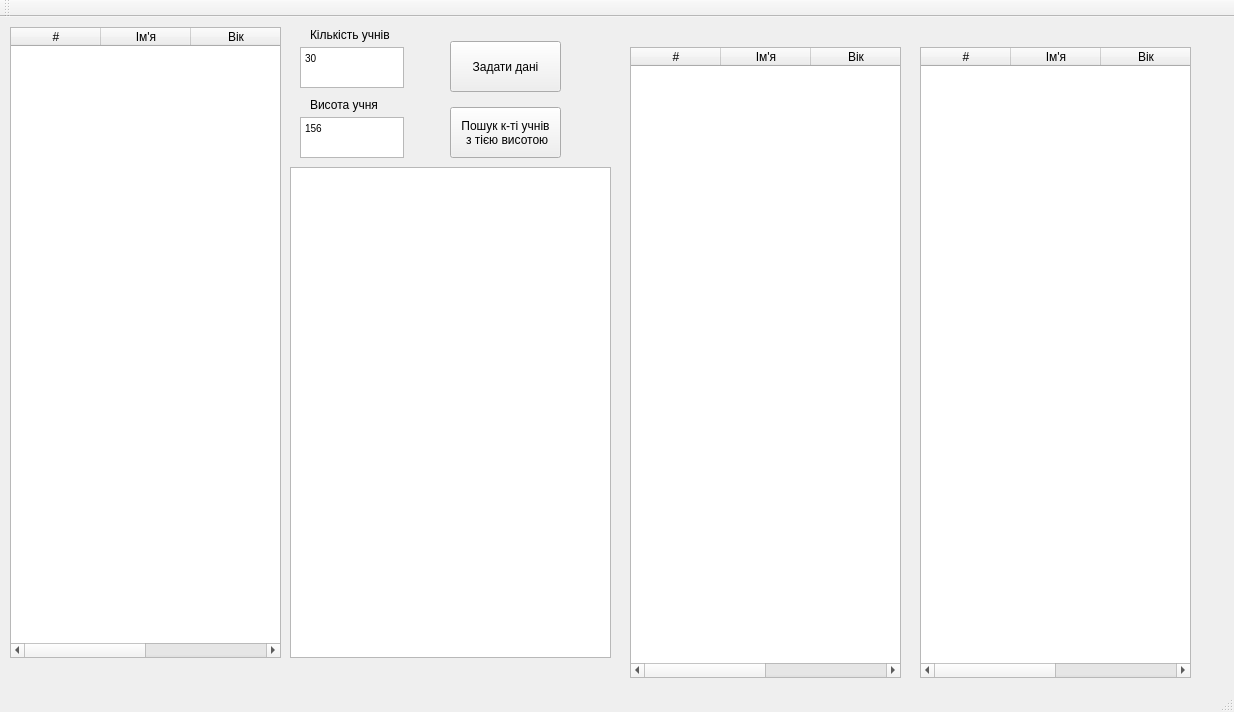
<?xml version="1.0" encoding="UTF-8"?>
<ui version="4.0">
 <class>MainWindow</class>
 <widget class="QMainWindow" name="MainWindow">
  <property name="geometry">
   <rect>
    <x>0</x>
    <y>0</y>
    <width>1234</width>
    <height>712</height>
   </rect>
  </property>
  <property name="windowTitle">
   <string>MainWindow</string>
  </property>
  <widget class="QWidget" name="centralWidget">
   <widget class="QTextEdit" name="textEdit_2">
    <property name="geometry">
     <rect>
      <x>300</x>
      <y>30</y>
      <width>104</width>
      <height>41</height>
     </rect>
    </property>
    <property name="html">
     <string>&lt;!DOCTYPE HTML PUBLIC &quot;-//W3C//DTD HTML 4.0//EN&quot; &quot;http://www.w3.org/TR/REC-html40/strict.dtd&quot;&gt;
&lt;html&gt;&lt;head&gt;&lt;meta name=&quot;qrichtext&quot; content=&quot;1&quot; /&gt;&lt;style type=&quot;text/css&quot;&gt;
p, li { white-space: pre-wrap; }
&lt;/style&gt;&lt;/head&gt;&lt;body style=&quot; font-family:'MS Shell Dlg 2'; font-size:7.8pt; font-weight:400; font-style:normal;&quot;&gt;
&lt;p style=&quot; margin-top:0px; margin-bottom:0px; margin-left:0px; margin-right:0px; -qt-block-indent:0; text-indent:0px;&quot;&gt;30&lt;/p&gt;&lt;/body&gt;&lt;/html&gt;</string>
    </property>
   </widget>
   <widget class="QLabel" name="label">
    <property name="geometry">
     <rect>
      <x>310</x>
      <y>10</y>
      <width>91</width>
      <height>16</height>
     </rect>
    </property>
    <property name="text">
     <string>Кількість учнів</string>
    </property>
   </widget>
   <widget class="QLabel" name="label_2">
    <property name="geometry">
     <rect>
      <x>310</x>
      <y>80</y>
      <width>81</width>
      <height>16</height>
     </rect>
    </property>
    <property name="text">
     <string>Висота учня</string>
    </property>
   </widget>
   <widget class="QTextEdit" name="textEdit_3">
    <property name="geometry">
     <rect>
      <x>300</x>
      <y>100</y>
      <width>104</width>
      <height>41</height>
     </rect>
    </property>
    <property name="html">
     <string>&lt;!DOCTYPE HTML PUBLIC &quot;-//W3C//DTD HTML 4.0//EN&quot; &quot;http://www.w3.org/TR/REC-html40/strict.dtd&quot;&gt;
&lt;html&gt;&lt;head&gt;&lt;meta name=&quot;qrichtext&quot; content=&quot;1&quot; /&gt;&lt;style type=&quot;text/css&quot;&gt;
p, li { white-space: pre-wrap; }
&lt;/style&gt;&lt;/head&gt;&lt;body style=&quot; font-family:'MS Shell Dlg 2'; font-size:7.8pt; font-weight:400; font-style:normal;&quot;&gt;
&lt;p style=&quot; margin-top:0px; margin-bottom:0px; margin-left:0px; margin-right:0px; -qt-block-indent:0; text-indent:0px;&quot;&gt;156&lt;/p&gt;&lt;/body&gt;&lt;/html&gt;</string>
    </property>
   </widget>
   <widget class="QPushButton" name="pushButton">
    <property name="geometry">
     <rect>
      <x>450</x>
      <y>24</y>
      <width>111</width>
      <height>51</height>
     </rect>
    </property>
    <property name="text">
     <string>Задати дані</string>
    </property>
   </widget>
   <widget class="QPushButton" name="pushButton_2">
    <property name="geometry">
     <rect>
      <x>450</x>
      <y>90</y>
      <width>111</width>
      <height>51</height>
     </rect>
    </property>
    <property name="text">
     <string>Пошук к-ті учнів
 з тією висотою</string>
    </property>
   </widget>
   <widget class="QTableWidget" name="tableWidget">
    <property name="geometry">
     <rect>
      <x>10</x>
      <y>10</y>
      <width>271</width>
      <height>631</height>
     </rect>
    </property>
    <property name="wordWrap">
     <bool>true</bool>
    </property>
    <property name="cornerButtonEnabled">
     <bool>false</bool>
    </property>
    <attribute name="horizontalHeaderCascadingSectionResizes">
     <bool>false</bool>
    </attribute>
    <attribute name="horizontalHeaderDefaultSectionSize">
     <number>90</number>
    </attribute>
    <attribute name="horizontalHeaderMinimumSectionSize">
     <number>1</number>
    </attribute>
    <attribute name="horizontalHeaderStretchLastSection">
     <bool>false</bool>
    </attribute>
    <attribute name="verticalHeaderVisible">
     <bool>false</bool>
    </attribute>
    <attribute name="verticalHeaderCascadingSectionResizes">
     <bool>false</bool>
    </attribute>
    <column>
     <property name="text">
      <string>#</string>
     </property>
    </column>
    <column>
     <property name="text">
      <string>Ім'я</string>
     </property>
    </column>
    <column>
     <property name="text">
      <string>Вік</string>
     </property>
    </column>
    <column>
     <property name="text">
      <string>Зріст</string>
     </property>
    </column>
   </widget>
   <widget class="QTextEdit" name="textEdit">
    <property name="geometry">
     <rect>
      <x>290</x>
      <y>150</y>
      <width>321</width>
      <height>491</height>
     </rect>
    </property>
   </widget>
   <widget class="QTableWidget" name="tableWidget_2">
    <property name="geometry">
     <rect>
      <x>920</x>
      <y>30</y>
      <width>271</width>
      <height>631</height>
     </rect>
    </property>
    <property name="wordWrap">
     <bool>true</bool>
    </property>
    <property name="cornerButtonEnabled">
     <bool>false</bool>
    </property>
    <attribute name="horizontalHeaderCascadingSectionResizes">
     <bool>false</bool>
    </attribute>
    <attribute name="horizontalHeaderDefaultSectionSize">
     <number>90</number>
    </attribute>
    <attribute name="horizontalHeaderMinimumSectionSize">
     <number>1</number>
    </attribute>
    <attribute name="horizontalHeaderStretchLastSection">
     <bool>false</bool>
    </attribute>
    <attribute name="verticalHeaderVisible">
     <bool>false</bool>
    </attribute>
    <attribute name="verticalHeaderCascadingSectionResizes">
     <bool>false</bool>
    </attribute>
    <column>
     <property name="text">
      <string>#</string>
     </property>
    </column>
    <column>
     <property name="text">
      <string>Ім'я</string>
     </property>
    </column>
    <column>
     <property name="text">
      <string>Вік</string>
     </property>
    </column>
    <column>
     <property name="text">
      <string>Зріст</string>
     </property>
    </column>
   </widget>
   <widget class="QTableWidget" name="tableWidget_3">
    <property name="geometry">
     <rect>
      <x>630</x>
      <y>30</y>
      <width>271</width>
      <height>631</height>
     </rect>
    </property>
    <property name="wordWrap">
     <bool>true</bool>
    </property>
    <property name="cornerButtonEnabled">
     <bool>false</bool>
    </property>
    <attribute name="horizontalHeaderCascadingSectionResizes">
     <bool>false</bool>
    </attribute>
    <attribute name="horizontalHeaderDefaultSectionSize">
     <number>90</number>
    </attribute>
    <attribute name="horizontalHeaderMinimumSectionSize">
     <number>1</number>
    </attribute>
    <attribute name="horizontalHeaderStretchLastSection">
     <bool>false</bool>
    </attribute>
    <attribute name="verticalHeaderVisible">
     <bool>false</bool>
    </attribute>
    <attribute name="verticalHeaderCascadingSectionResizes">
     <bool>false</bool>
    </attribute>
    <column>
     <property name="text">
      <string>#</string>
     </property>
    </column>
    <column>
     <property name="text">
      <string>Ім'я</string>
     </property>
    </column>
    <column>
     <property name="text">
      <string>Вік</string>
     </property>
    </column>
    <column>
     <property name="text">
      <string>Зріст</string>
     </property>
    </column>
   </widget>
  </widget>
  <widget class="QMenuBar" name="menuBar">
   <property name="geometry">
    <rect>
     <x>0</x>
     <y>0</y>
     <width>1234</width>
     <height>25</height>
    </rect>
   </property>
  </widget>
  <widget class="QToolBar" name="mainToolBar">
   <attribute name="toolBarArea">
    <enum>TopToolBarArea</enum>
   </attribute>
   <attribute name="toolBarBreak">
    <bool>false</bool>
   </attribute>
  </widget>
  <widget class="QStatusBar" name="statusBar"/>
 </widget>
 <layoutdefault spacing="6" margin="11"/>
 <resources/>
 <connections/>
</ui>
